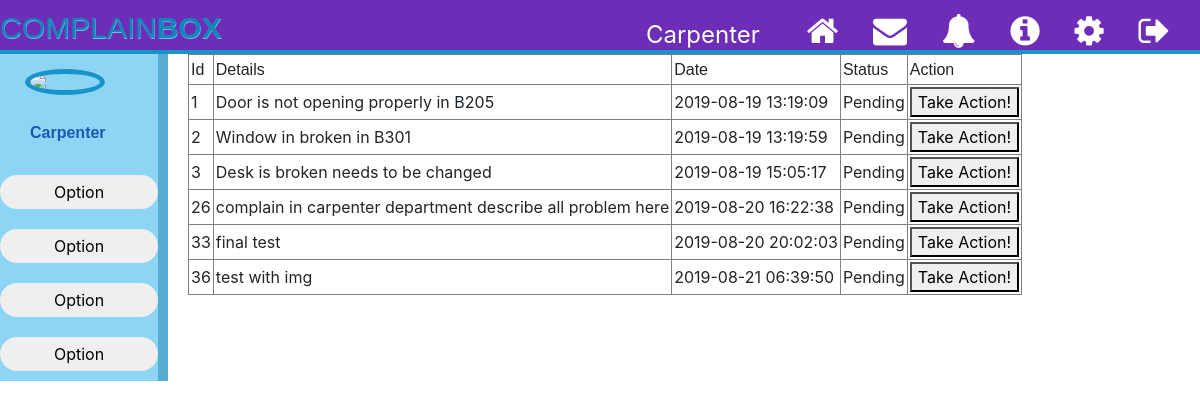
/depthome.php (signed in), run on the app's committed database.
### tables this page shows
CREATE TABLE `complain` (
  `id` int(11) NOT NULL,
  `description` varchar(10000) DEFAULT NULL,
  `complainimg` varchar(100) NOT NULL,
  `Departmentname` varchar(50) DEFAULT NULL,
  `complaindate` timestamp NULL DEFAULT CURRENT_TIMESTAMP,
  `status` varchar(30) DEFAULT NULL,
  `complainant` varchar(50) NOT NULL,
  `complainantmail` varchar(50) NOT NULL
);

### depthome.php (the view, shortened to what this page needs)
<!DOCTYPE html>
<html>
<head>
	<link rel="stylesheet" type="text/css" href="assets/css/style.css">
	<link rel="stylesheet" href="https://cdnjs.cloudflare.com/ajax/libs/font-awesome/4.7.0/css/font-awesome.min.css">
	<link rel="stylesheet" type="text/css" href="https://stackpath.bootstrapcdn.com/bootstrap/4.3.1/css/bootstrap.min.css">
</head>
<body>
	<div class="top_bar">
		<div class="logo">
			<a href="index.php">COMPLAIN<strong>BOX</strong></a>
		</div>
		<nav>
			<a href='' class="login_name">
				<?php echo $_SESSION['name'];  ?>
			</a>
			<a href="#">
				<i class="fa fa-home fa-2x"></i>
			</a>
			<a href="#">
				<i class="fa fa-envelope fa-2x"></i>
			</a>
			<a href="#">
				<i class="fa fa-bell fa-2x"></i>
			</a>
			<a href="#">
				<i class="fa fa-info-circle fa-2x"></i>
			</a>
			<a href="./logout.php">
				<i class="fa fa-cog fa-2x"></i>
			</a>
			<a href="#">
				<i class="fa fa-sign-out fa-2x"></i>
			</a>
		</nav>
	</div>
<div class="profile_left">
 		<img src="<?php  echo $_SESSION['imgurl'];  ?>">
 		<div class="profile_info">
	 		<strong class="my_name"><?php  echo $_SESSION['name'];  ?></strong>
	 		<div class="profile_buttons">
	 			<button class="profile_complain_button">Option</button>
	 			<button class="profile_complain_button">Option</button>
	 			<button class="profile_complain_button">Option</button>
	 			<button class="profile_complain_button">Option</button>
	 		</div>
	 	</div>
	 	</div>
   <?php
	$mysqli = new mysqli("localhost", "root", "", "complainbox");
	$sql = "SELECT id,description,complaindate,status FROM complain WHERE Departmentname='".$_SESSION['name']."'";
	$result=mysqli_query($mysqli,$sql);
	echo '<table border="1" cellspacing="2" cellpadding="2">
		  <tr>
			  <td> <font face="Arial">Id</font> </td>
			  <td> <font face="Arial">Details</font> </td>
			  <td> <font face="Arial">Date</font> </td>
			  <td> <font face="Arial">Status</font> </td>
			  <td> <font face="Arial">Action</font> </td>
		  </tr>';
	while($row = mysqli_fetch_array($result)){
		echo "<tr><td>".$row['id']."</td>";
		echo "<td>". $row['description']."</td>";
		echo "<td>".$row['complaindate']."</td>";
		echo "<td>".$row['status']."</td>";
		echo '<td><button type="button" onclick="#">Take Action!</button></td></tr>';
	}
?>
</body>
</html>

### assets/css/style.css (style rules this page uses)
body { height: 100%; width: 100%; margin: 0; line-height: 17px; background-color: #E6EAE8; }
.top_bar { width: 100%; min-width: 1050px; height: 54px; background-color: #6d2db7; border-bottom: 0.25em solid #1894ca; margin:0 10px 0 0; display: inline-flex; }
.logo a { font-family: 'Bellota-LightItalic', sans-serif; left-margin: 10px; text-shadow: #73B6E2 0.5px 0.5px 0px; color: #1086BA; top: 5px; position: relative; font-size: 30px; text-decoration: none; }
.login_name { font-size: 24px; margin: 14px 10px 20px 10px; text-decoration: none; }
nav { position: absolute; margin: 14px 10px 18px 10px; float: right; right: 5px; }
nav a { position: relative; color: #fff; font-size: 17px; padding: 15px; }
.profile_left { float: left; max-width: 240px; min-width: 130px; width: 14%; height: -webkit-fill-available; background-color: #8dd5f5; top: -10px; position: relative; border-right: 10px solid #56acd2; margin-right: 20px; color: #cbfae8; z-index: -1;s }
.profile_left img { border: 5px solid #1894ca; margin: 25px; min-width: 80px; width: 55%; border-radius: 100%; }
.my_name { margin: 5px 30px; color: #1f58b1; font-family: 'Bellota-LightItalic', sans-serif; font-weight: bold; }
.profile_complain_button { border-radius: 25px; padding: 0; margin: 10px 0px 10px 0px; width: 100%; left: -10px; height: 34px; border: none; }
.profile_buttons { margin-top: 20px; }
button { font-size: 20px; }

### data on the page
complain: id "1", description "Door is not opening properly in B205", complaindate "2019-08-19 13:19:09", status "Pending"
complain: id "2", description "Window in broken in B301", complaindate "2019-08-19 13:19:59", status "Pending"
complain: id "3", description "Desk is broken needs to be changed", complaindate "2019-08-19 15:05:17", status "Pending"
complain: id "26", description "complain in carpenter department describe all problem here", complaindate "2019-08-20 16:22:38", status "Pending"
complain: id "33", description "final test", complaindate "2019-08-20 20:02:03", status "Pending"
complain: id "36", description "test with img", complaindate "2019-08-21 06:39:50", status "Pending"

### other printed values
$_SESSION['name'] "Carpenter"
